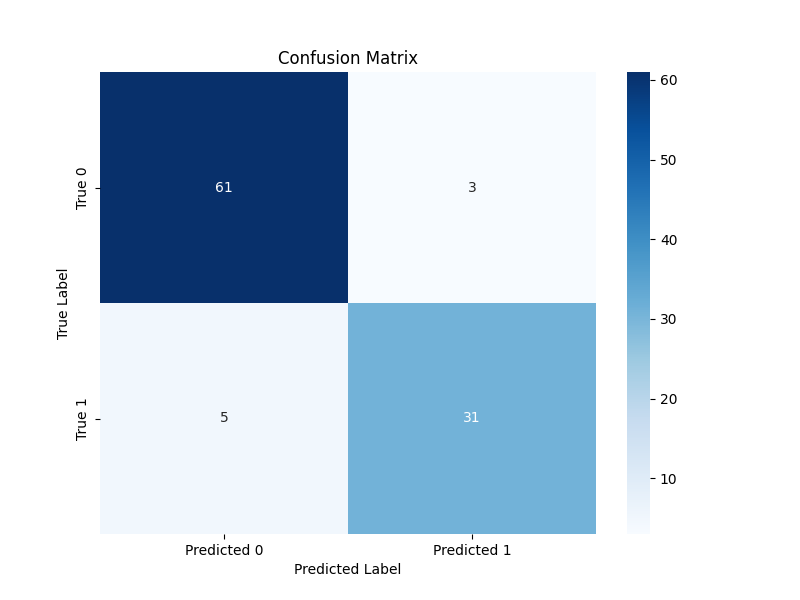

Generate this figure with Python:
import os
import json
from sklearn.metrics import confusion_matrix
import matplotlib.pyplot as plt
import seaborn as sns

# Define the data directory
DATA_DIR = "m"

def load_labels(file_path):
    full_path = os.path.join(DATA_DIR, file_path)
    if not os.path.exists(full_path):
        print(f"File not found: {full_path}")
        return [], []
    try:
        with open(full_path, 'r') as f:
            data = json.load(f)
    except json.JSONDecodeError as e:
        print(f"Error decoding JSON in {full_path}: {e}")
        return [], []
    true_labels = data.get('true_labels', [])
    predicted_probs = data.get('predicted_labels', [])
    if not true_labels or not predicted_probs:
        print(f"Missing 'true_labels' or 'predicted_labels' in {full_path}.")
        return [], []
    try:
        true_labels = [int(label) for label in true_labels]
        predicted_probs = [float(prob) for prob in predicted_probs]
    except (ValueError, TypeError) as e:
        print(f"Error converting labels in {full_path}: {e}")
        return [], []
    return true_labels, predicted_probs

def convert_to_labels(predicted_probs, threshold=0.5):
    return [1 if prob >= threshold else 0 for prob in predicted_probs]

def main():
    # Load true labels and predicted probabilities
    true_labels, predicted_probs = load_labels('final_labels.json')
    if not true_labels or not predicted_probs:
        print("No data to plot confusion matrix.")
        return
    # Convert predicted probabilities to class labels
    predicted_labels = convert_to_labels(predicted_probs)
    # Compute confusion matrix
    cm = confusion_matrix(true_labels, predicted_labels)
    # Plot confusion matrix
    plt.figure(figsize=(8,6))
    sns.heatmap(cm, annot=True, fmt='d', cmap='Blues',
                xticklabels=['Predicted 0', 'Predicted 1'],
                yticklabels=['True 0', 'True 1'])
    plt.title('Confusion Matrix')
    plt.xlabel('Predicted Label')
    plt.ylabel('True Label')
    plt.savefig('confusion_matrix_plot.png')
    plt.show()

if __name__ == "__main__":
    main()